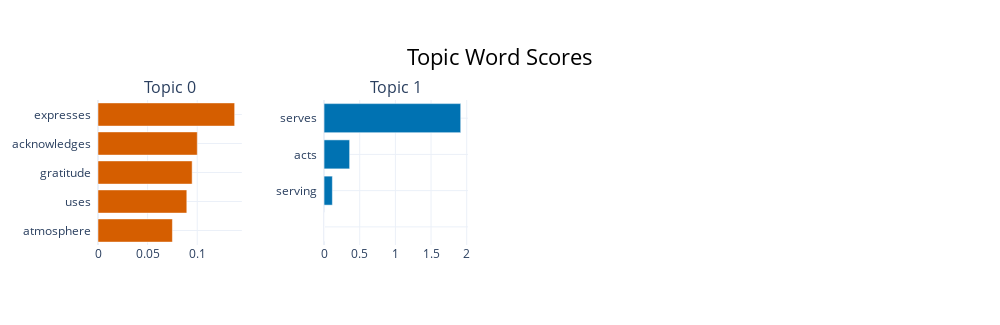

Notebook source saved alongside this figure:
### Code cell
topic_model.visualize_barchart()

### Figure 1 — Plotly figure (JSON) as saved in the notebook; plotly's stock layout.template omitted (floating-point values rounded to 4 significant figures)
{"data": [{"marker": {"color": "#D55E00"}, "orientation": "h", "type": "bar", "x": [0.07499, 0.0895, 0.09489, 0.1001, 0.1377], "xaxis": "x", "y": ["atmosphere  ", "uses  ", "gratitude  ", "acknowledges  ", "expresses  "], "yaxis": "y"}, {"marker": {"color": "#0072B2"}, "orientation": "h", "type": "bar", "x": [1e-05, 1e-05, 0.1167, 0.3586, 1.916], "xaxis": "x2", "y": ["  ", "  ", "serving  ", "acts  ", "serves  "], "yaxis": "y2"}], "layout": {"annotations": [{"font": {"size": 16}, "showarrow": false, "text": "Topic 0", "x": 0.0875, "xanchor": "center", "xref": "paper", "y": 1, "yanchor": "bottom", "yref": "paper"}, {"font": {"size": 16}, "showarrow": false, "text": "Topic 1", "x": 0.3625, "xanchor": "center", "xref": "paper", "y": 1, "yanchor": "bottom", "yref": "paper"}], "height": 325, "hoverlabel": {"bgcolor": "white", "font": {"family": "Rockwell", "size": 16}}, "showlegend": false, "title": {"font": {"color": "Black", "size": 22}, "text": "Topic Word Scores", "x": 0.5, "xanchor": "center", "yanchor": "top"}, "width": 1000, "xaxis": {"anchor": "y", "autorange": true, "domain": [0, 0.175], "range": [0, 0.145], "showgrid": true, "type": "linear"}, "xaxis2": {"anchor": "y2", "autorange": true, "domain": [0.275, 0.45], "range": [0, 2.017], "showgrid": true, "type": "linear"}, "xaxis3": {"anchor": "y3", "domain": [0.55, 0.725], "showgrid": true}, "xaxis4": {"anchor": "y4", "domain": [0.825, 1], "showgrid": true}, "yaxis": {"anchor": "x", "autorange": true, "domain": [0, 1], "range": [-0.5, 4.5], "showgrid": true, "type": "category"}, "yaxis2": {"anchor": "x2", "autorange": true, "domain": [0, 1], "range": [-0.5, 3.5], "showgrid": true, "type": "category"}, "yaxis3": {"anchor": "x3", "domain": [0, 1], "showgrid": true}, "yaxis4": {"anchor": "x4", "domain": [0, 1], "showgrid": true}}}
